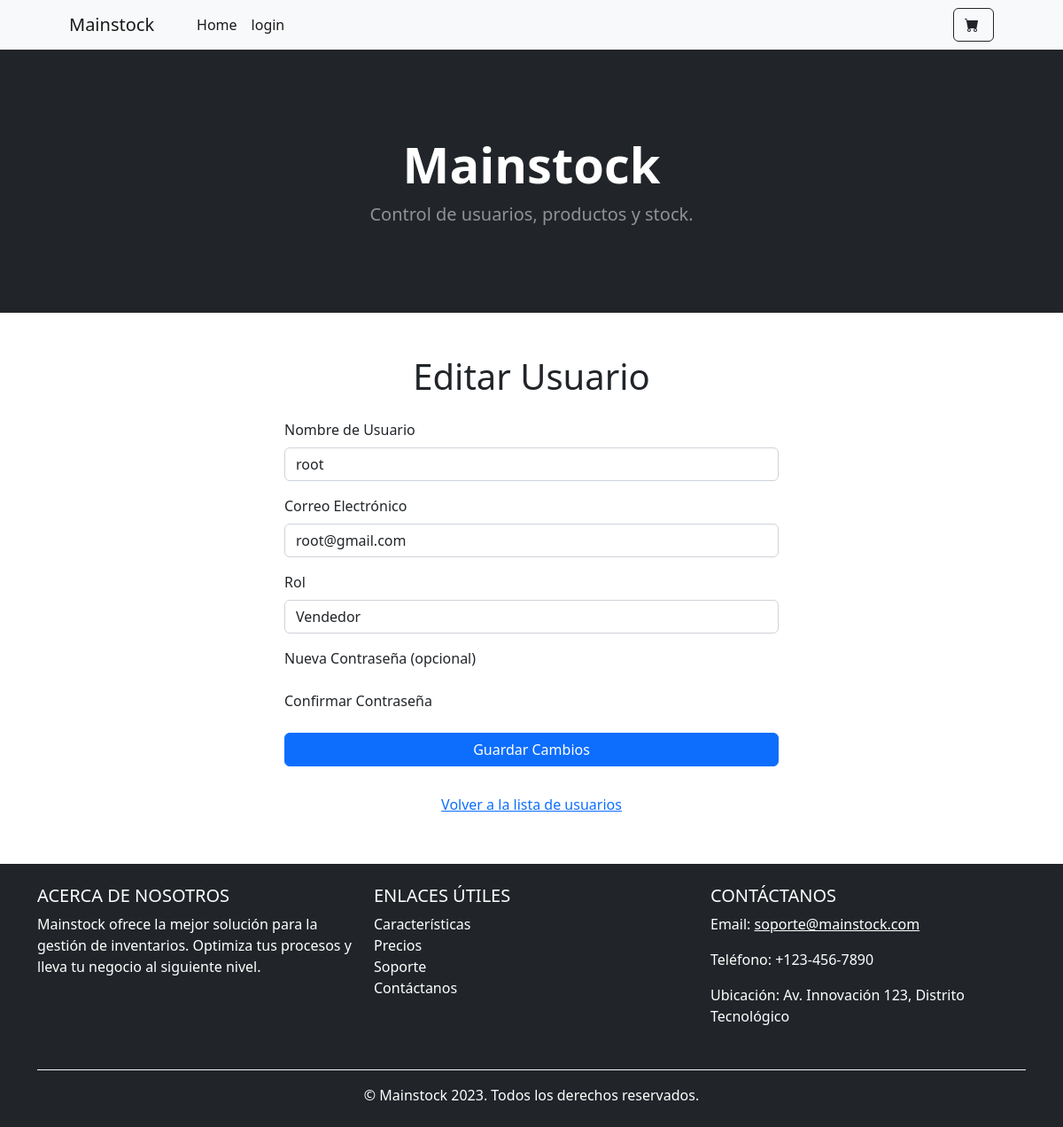
Screenshot of /crud/usuarios/users/2/edit/ with the database file from the repository.
### usuarios/models.py (models this page shows, shortened)
class CustomUser(AbstractUser):
    ADMIN = 'admin'
    VENDEDOR = 'vendedor'
    SUPERVISOR = 'supervisor'
    ROLE_CHOICES = [
        (ADMIN, 'Administrador'),
        (VENDEDOR, 'Vendedor'),
        (SUPERVISOR, 'Supervisor'),
    ]
    role = models.CharField(
        max_length=10,
        choices=ROLE_CHOICES,
        default=VENDEDOR,
    )

### usuarios/views.py (the view)
# urls.py: path('users/<int:pk>/edit/', UserUpdateView.as_view(), name='user_edit'),  # Editar usuario
class UserUpdateView(UpdateView):
    model = CustomUser
    form_class = CustomUserChangeForm
    template_name = 'usuarios/user_form.html'  # Crea este template
    success_url = reverse_lazy('user_list')  # Redirige a la lista tras editar

### usuarios/forms.py
class CustomUserChangeForm(UserChangeForm):
    class Meta:
        model = CustomUser
        fields = ('username', 'email', 'role')  # Asegúrate de que 'role' esté en el formulario
    username = forms.CharField(widget=forms.TextInput(attrs={'class': 'form-control'}))
    email = forms.EmailField(widget=forms.EmailInput(attrs={'class': 'form-control'}))
    role = forms.ChoiceField(choices=CustomUser.ROLE_CHOICES, widget=forms.Select(attrs={'class': 'form-control'}))

### usuarios/templates/usuarios/user_form.html (shortened to what this page needs)
{% extends 'core/base.html' %}
{% block content %}
    <h1 class="text-center mb-4">Editar Usuario</h1>
    <form method="post" class="w-50 mx-auto">
        <div class="mb-3">
            <label for="{{ form.username.id_for_label }}" class="form-label">Nombre de Usuario</label>
            {{ form.username }}
        </div>
        <div class="mb-3">
            <label for="{{ form.email.id_for_label }}" class="form-label">Correo Electrónico</label>
            {{ form.email }}
        </div>
        <div class="mb-3">
            <label for="{{ form.role.id_for_label }}" class="form-label">Rol</label>
            {{ form.role }}
        </div>
        <div class="mb-3">
            <label for="{{ form.password1.id_for_label }}" class="form-label">Nueva Contraseña (opcional)</label>
        </div>
        <div class="mb-3">
            <label for="{{ form.password2.id_for_label }}" class="form-label">Confirmar Contraseña</label>
        </div>
        <button type="submit" class="btn btn-primary w-100">Guardar Cambios</button>
    </form>
    <a href="{% url 'user_list' %}" class="btn btn-link mt-4 d-block text-center">Volver a la lista de usuarios</a>
{% endblock %}

### rows the page displays
CustomUser: username "root", email "root@gmail.com", role "Vendedor"
